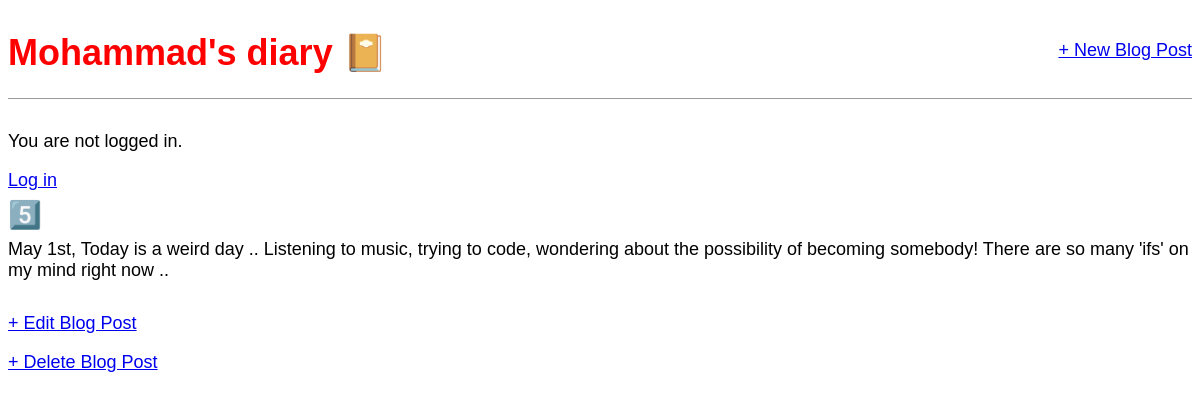
Screenshot of /post/7/ with the database file from the repository.
### blog/models.py (models this page shows, shortened)
class Post(models.Model): #subclass of models
    title = models.CharField(max_length=200)
    author = models.ForeignKey('auth.User', on_delete=models.CASCADE,)
    body = models.TextField()

### blog/views.py (the view)
# urls.py: path('post/<int:pk>/', BlogDetailView.as_view(), name='post_detail'),
class BlogDetailView(DetailView):
    model = Post
    template_name = 'post_detail.html'

### templates/post_detail.html
{% extends 'base.html' %}
{% block content %}
<div class="post-entry">
<h2>{{ post.title }}</h2>
<p>{{ post.body }}</p>
</div>
<p><a href="{% url 'post_edit' post.pk %}">+ Edit Blog Post</a></p>
<p><a href="{% url 'post_delete' post.pk %}">+ Delete Blog Post</a></p>
{% endblock content %}

### static/css/base.css (style rules this page uses)
body { font-family: 'Source Sans Pro', sans-serif; font-size: 18px; }
.post-entry { margin-bottom: 2rem; }
.post-entry h2 { margin: 0.5rem 0; }
.post-entry p { margin: 0; font-weight: 400; }

### rows the page displays
Post: title "5️⃣", body "May 1st, Today is a weird day .. Listening to music, trying to code, wondering about the possibility of becoming somebody! There are so many 'ifs' on my mind right now .."
